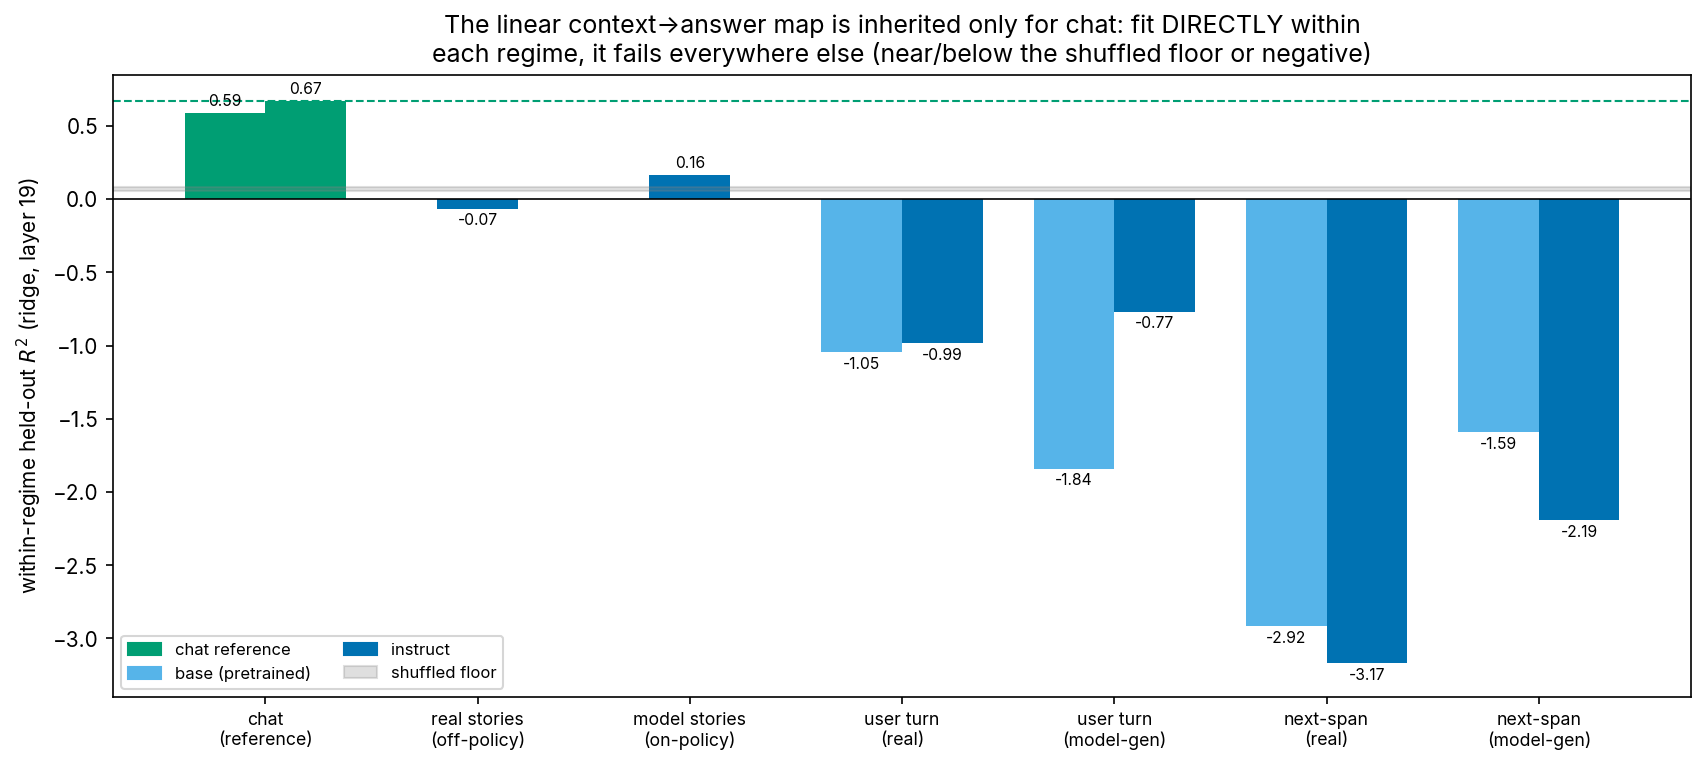

The Python source for this figure:
#!/usr/bin/env python
"""Result-4 figure: DIRECT within-regime held-out R² of a context->answer linear
(ridge) map, fit + tested WITHIN each of six regimes (NOT cross-regime transfer),
vs the single-turn chat map as the reference.

All values are held-out ridge R² at layer 19 (the same estimator + layer as the
chat headline), verbatim from committed eval_results (sources per bar below).
The point: the linear map that reads chat context->answer at 0.588/0.673 does NOT
hold in any of these six regimes (near/below the shuffled floor, or strongly
negative). A nonlinear MLP recovers a little in some regimes (see caption) but
stays far below chat — that is Result 5's story.
"""

from __future__ import annotations

import contextlib
import json
import subprocess
from pathlib import Path

HERE = Path(__file__).resolve().parent
REPO = HERE.parents[2]

# (regime label, {model: ridge_L19_R2}, source)  — held-out ridge R² @ layer 19.
DATA = [
    (
        "chat\n(reference)",
        {"base": 0.5877, "instruct": 0.6731},
        "eval_results/issue_825/cells_{S2,S1}.json :: r2_per_layer_obs[19]",
    ),
    (
        "real stories\n(off-policy)",
        {"instruct": -0.0654},
        "eval_results/issue_931/cells_armA_within_authorfold.json (LOAO; LONO within-fold=+0.173)",
    ),
    (
        "model stories\n(on-policy)",
        {"instruct": 0.1632},
        "eval_results/issue_931/cells_armB_within.json",
    ),
    (
        "user turn\n(real)",
        {"base": -1.0467, "instruct": -0.9861},
        "eval_results/issue_825/real-user-turn-null/cells_M_{pretrained,instruct}_user_chat.json",
    ),
    (
        "user turn\n(model-gen)",
        {"base": -1.8399, "instruct": -0.7689},
        "eval_results/issue_825/onpolicy-user-turn/cells_M_{pretrained,instruct}_user_chat.json",
    ),
    (
        "next-span\n(real)",
        {"base": -2.9157, "instruct": -3.1685},
        "eval_results/issue_825/base-separator-control (within-model)",
    ),
    (
        "next-span\n(model-gen)",
        {"base": -1.5914, "instruct": -2.1930},
        "eval_results/issue_825/onpolicy-separator-control/{base,instruct}/cells_armC_sep.json",
    ),
]
FLOOR = (0.0565, 0.0792)  # shuffled-pairing floor (base, instruct), #1092/make_figures.py
CHAT_LINE = 0.6731  # instruct chat ceiling
# MLP (nonlinear) within-regime R² @ L19, for the caption (Result-5 companion):
MLP_NOTE = (
    "MLP nonlinear R2: stories 0.14-0.15, user real 0.17-0.18, "
    "user model-gen 0.08-0.33, next-span 0.31-0.50 - all far below chat 0.673."
)


def _git_head() -> str:
    try:
        return subprocess.check_output(
            ["git", "-C", str(REPO), "rev-parse", "HEAD"], text=True
        ).strip()
    except Exception as e:
        return f"unresolved: {e}"


def main() -> None:
    import matplotlib

    matplotlib.use("Agg")
    import matplotlib.pyplot as plt
    from matplotlib import font_manager
    from matplotlib.patches import Patch

    for fp in font_manager.findSystemFonts(fontpaths=None):
        if "Inter" in fp:
            with contextlib.suppress(Exception):
                font_manager.fontManager.addfont(fp)
    with contextlib.suppress(Exception):
        plt.rcParams["font.family"] = "Inter"
    C_BASE, C_INST, C_CHAT = "#56B4E9", "#0072B2", "#009E73"

    fig, ax = plt.subplots(figsize=(11.5, 5.2))
    xticks, xlabels = [], []
    x = 0.0
    w = 0.38
    for label, models, _src in DATA:
        is_chat = label.startswith("chat")
        keys = [k for k in ("base", "instruct") if k in models]
        if len(keys) == 2:
            for j, k in enumerate(keys):
                col = C_CHAT if is_chat else (C_BASE if k == "base" else C_INST)
                xb = x + (j - 0.5) * w
                v = models[k]
                ax.bar(xb, v, w, color=col)
                ax.text(
                    xb,
                    v + (0.03 if v >= 0 else -0.03),
                    f"{v:.2f}",
                    ha="center",
                    va="bottom" if v >= 0 else "top",
                    fontsize=7.5,
                )
        else:
            k = keys[0]
            v = models[k]
            col = C_CHAT if is_chat else C_INST
            ax.bar(x, v, w, color=col)
            ax.text(
                x,
                v + (0.03 if v >= 0 else -0.03),
                f"{v:.2f}",
                ha="center",
                va="bottom" if v >= 0 else "top",
                fontsize=7.5,
            )
        xticks.append(x)
        xlabels.append(label)
        x += 1.0

    ax.axhspan(FLOOR[0], FLOOR[1], color="grey", alpha=0.25, label="shuffled floor")
    ax.axhline(
        CHAT_LINE, color=C_CHAT, ls="--", lw=1, label=f"chat map (instruct, {CHAT_LINE:.2f})"
    )
    ax.axhline(0.0, color="black", lw=0.8)
    ax.set_xticks(xticks)
    ax.set_xticklabels(xlabels, fontsize=8.5)
    ax.set_ylabel("within-regime held-out $R^2$ (ridge, layer 19)")
    ax.set_ylim(-3.4, 0.85)
    ax.set_title(
        "The linear context→answer map is inherited only for chat: fit DIRECTLY within\n"
        "each regime, it fails everywhere else (near/below the shuffled floor or negative)"
    )
    handles = [
        Patch(color=C_CHAT, label="chat reference"),
        Patch(color=C_BASE, label="base (pretrained)"),
        Patch(color=C_INST, label="instruct"),
        Patch(color="grey", alpha=0.25, label="shuffled floor"),
    ]
    ax.legend(handles=handles, fontsize=8, loc="lower left", ncol=2)
    fig.tight_layout()

    png = HERE / "within_regime_r2.png"
    fig.savefig(png, dpi=150, bbox_inches="tight")
    plt.close(fig)
    meta = {
        "commit": _git_head(),
        "metric": "within-regime held-out ridge R^2 at layer 19 (direct fit, not transfer)",
        "bars": {label: models for label, models, _ in DATA},
        "sources": {label: src for label, _, src in DATA},
        "shuffled_floor": FLOOR,
        "chat_reference_line": CHAT_LINE,
        "mlp_note": MLP_NOTE,
        "caption": (
            "Direct within-regime held-out ridge R² (layer 19) of a context->answer map fit "
            "+ tested WITHIN each regime (not transferred from chat). The chat map reads at "
            "0.588 (base) / 0.673 (instruct); all six other regimes fail - generic stories sit "
            "at/near the shuffled floor (real off-policy -0.07 author-blocked / +0.17 "
            "within-novel-fold; on-policy 0.16), and the user turn + next-span maps are "
            "strongly negative (worse than predicting the mean). " + MLP_NOTE
        ),
    }
    (HERE / "within_regime_r2.meta.json").write_text(json.dumps(meta, indent=2))
    print(f"[fig] wrote {png}")
    print("bars:", {label: models for label, models, _ in DATA})


if __name__ == "__main__":
    main()
